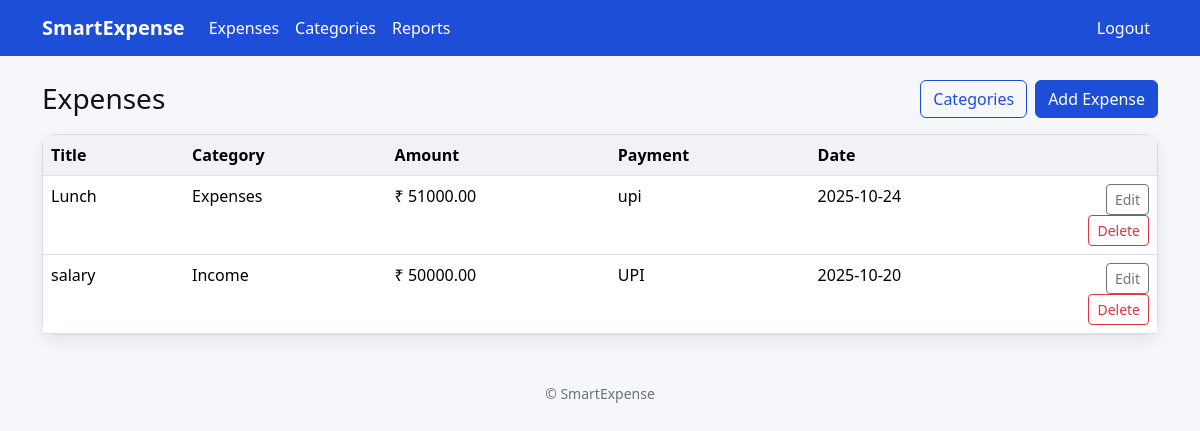
Page /expenses/ (signed in) on the committed database.
### smartexpense/models/expense.py (models this page shows)
class Expense(db.Model):
    __tablename__ = "expenses"
    id = db.Column(db.Integer, primary_key=True)
    user_id = db.Column(db.Integer, db.ForeignKey("users.id"), nullable=False)
    title = db.Column(db.String(200), nullable=False)
    category_id = db.Column(db.Integer, db.ForeignKey("categories.id"), nullable=False)
    amount = db.Column(db.Float, nullable=False)
    payment_mode = db.Column(db.String(50))  # Cash/Card/UPI
    spent_on = db.Column(db.Date, default=date.today, nullable=False)
    note = db.Column(db.Text)

### smartexpense/models/category.py (models this page shows)
class Category(db.Model):
    __tablename__ = "categories"
    id = db.Column(db.Integer, primary_key=True)
    user_id = db.Column(db.Integer, db.ForeignKey("users.id"), nullable=False)
    name = db.Column(db.String(100), nullable=False)
    type = db.Column(db.String(50), default="expense")  # expense/income if needed later
    expenses = db.relationship("Expense", backref="category", lazy=True)
    __table_args__ = (
        db.UniqueConstraint("user_id", "name", name="uq_user_category_name"),
    )

### smartexpense/blueprints/expenses/routes.py (the view)
@expenses_bp.route("/")
@login_required
def list_expenses():
    expenses = Expense.query.filter_by(user_id=current_user.id).order_by(Expense.spent_on.desc()).all()
    return render_template("expenses/list.html", expenses=expenses)

### smartexpense/models/user.py (called while the page is built)
@login_manager.user_loader
def load_user(user_id):
    return db.session.get(User, int(user_id))

### smartexpense/templates/expenses/list.html
{% extends 'base.html' %}
{% block content %}
<div class="d-flex justify-content-between align-items-center mb-3">
  <h3 class="mb-0">Expenses</h3>
  <div class="d-flex gap-2">
    <a class="btn btn-outline-primary" href="/expenses/categories">Categories</a>
    <a class="btn btn-primary" href="/expenses/create">Add Expense</a>
  </div>
  </div>
<div class="card">
  <div class="card-body p-0">
    <div class="table-responsive">
      <table class="table table-hover mb-0">
        <thead class="align-middle"><tr><th>Title</th><th>Category</th><th>Amount</th><th>Payment</th><th>Date</th><th style="width:120px"></th></tr></thead>
        <tbody>
        {% for e in expenses %}
        <tr>
          <td>{{e.title}}</td>
          <td>{{e.category.name}}</td>
          <td>₹ {{ '%.2f'|format(e.amount) }}</td>
          <td>{{e.payment_mode}}</td>
          <td>{{e.spent_on}}</td>
          <td class="text-end">
            <a class="btn btn-sm btn-outline-secondary" href="/expenses/{{e.id}}/edit">Edit</a>
            <form method="post" action="/expenses/{{e.id}}/delete" style="display:inline" onsubmit="return confirm('Delete?')">
              <button class="btn btn-sm btn-outline-danger">Delete</button>
            </form>
          </td>
        </tr>
        {% endfor %}
        </tbody>
      </table>
    </div>
  </div>
</div>
{% endblock %}

### smartexpense/static/css/style.css (style rules this page uses)
:root { --brand-primary: #1d4ed8; --brand-primary-hover: #173faa; --brand-accent: #22b07d; }
body { background-color: #f6f7fb; color: #111111; }
.card { border: 1px solid #d9dce3; border-radius: 12px; box-shadow: 0 6px 16px rgba(16, 24, 40, 0.08); background-color: #ffffff; }
.btn-primary { background-color: var(--brand-primary); border-color: var(--brand-primary); color: #ffffff; }
.btn-outline-primary { color: var(--brand-primary); border-color: var(--brand-primary); }
.table thead th { background-color: #f0f2f7; }

### rows in the picture
Expense: title "Lunch", category.name "Expenses", amount "51000.00", payment_mode "upi", spent_on "2025-10-24"
Expense: title "salary", category.name "Income", amount "50000.00", payment_mode "UPI", spent_on "2025-10-20"
